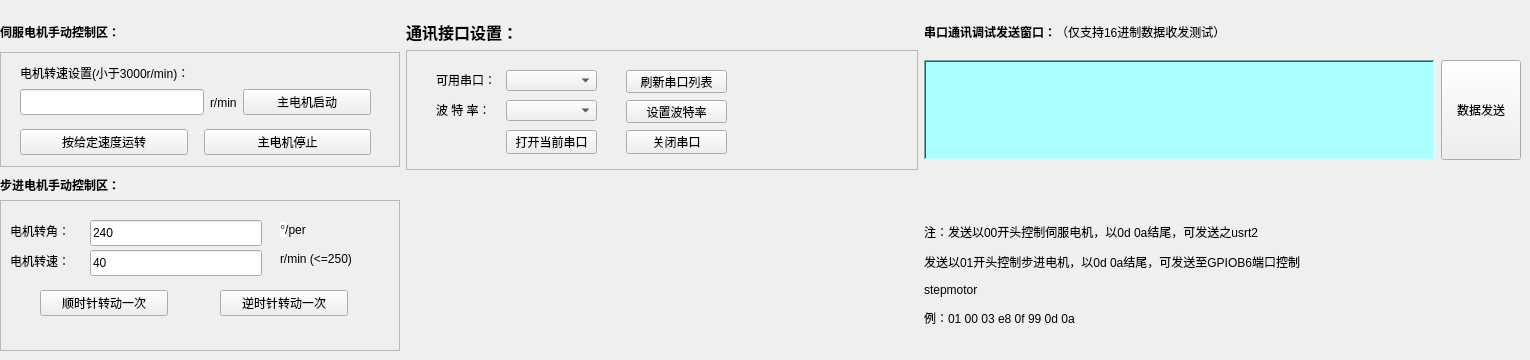
      <widget class="QWidget" name="servo_tab">
       <attribute name="title">
        <string>伺服控制区</string>
       </attribute>
       <widget class="QWidget" name="gridLayoutWidget">
        <property name="geometry">
         <rect>
          <x>0</x>
          <y>20</y>
          <width>1521</width>
          <height>331</height>
         </rect>
        </property>
        <layout class="QGridLayout" name="gridLayout">
         <item row="2" column="1">
          <widget class="QFrame" name="frame_5">
           <property name="minimumSize">
            <size>
             <width>0</width>
             <height>120</height>
            </size>
           </property>
           <property name="maximumSize">
            <size>
             <width>16777215</width>
             <height>120</height>
            </size>
           </property>
           <property name="frameShape">
            <enum>QFrame::StyledPanel</enum>
           </property>
           <property name="frameShadow">
            <enum>QFrame::Sunken</enum>
           </property>
           <widget class="QComboBox" name="show_serial_Box">
            <property name="geometry">
             <rect>
              <x>100</x>
              <y>20</y>
              <width>91</width>
              <height>21</height>
             </rect>
            </property>
           </widget>
           <widget class="QPushButton" name="get_serial_Btn">
            <property name="geometry">
             <rect>
              <x>220</x>
              <y>20</y>
              <width>101</width>
              <height>23</height>
             </rect>
            </property>
            <property name="text">
             <string>刷新串口列表</string>
            </property>
           </widget>
           <widget class="QComboBox" name="choose_baud_Box">
            <property name="geometry">
             <rect>
              <x>100</x>
              <y>50</y>
              <width>91</width>
              <height>21</height>
             </rect>
            </property>
           </widget>
           <widget class="QPushButton" name="set_baud_Btn">
            <property name="geometry">
             <rect>
              <x>220</x>
              <y>50</y>
              <width>101</width>
              <height>23</height>
             </rect>
            </property>
            <property name="text">
             <string>设置波特率</string>
            </property>
           </widget>
           <widget class="QLabel" name="label_6">
            <property name="geometry">
             <rect>
              <x>30</x>
              <y>20</y>
              <width>61</width>
              <height>20</height>
             </rect>
            </property>
            <property name="text">
             <string>可用串口：</string>
            </property>
           </widget>
           <widget class="QLabel" name="label_8">
            <property name="geometry">
             <rect>
              <x>30</x>
              <y>50</y>
              <width>61</width>
              <height>20</height>
             </rect>
            </property>
            <property name="text">
             <string>波 特 率：</string>
            </property>
           </widget>
           <widget class="QPushButton" name="open_port_Btn">
            <property name="geometry">
             <rect>
              <x>100</x>
              <y>80</y>
              <width>91</width>
              <height>24</height>
             </rect>
            </property>
            <property name="minimumSize">
             <size>
              <width>0</width>
              <height>24</height>
             </size>
            </property>
            <property name="maximumSize">
             <size>
              <width>16777215</width>
              <height>24</height>
             </size>
            </property>
            <property name="text">
             <string>打开当前串口</string>
            </property>
           </widget>
           <widget class="QPushButton" name="pushButton_2">
            <property name="geometry">
             <rect>
              <x>220</x>
              <y>80</y>
              <width>101</width>
              <height>24</height>
             </rect>
            </property>
            <property name="minimumSize">
             <size>
              <width>0</width>
              <height>24</height>
             </size>
            </property>
            <property name="maximumSize">
             <size>
              <width>16777215</width>
              <height>24</height>
             </size>
            </property>
            <property name="text">
             <string>关闭串口</string>
            </property>
           </widget>
          </widget>
         </item>
         <item row="2" column="3">
          <widget class="QPushButton" name="serial_test_Btn">
           <property name="sizePolicy">
            <sizepolicy hsizetype="Preferred" vsizetype="Fixed">
             <horstretch>0</horstretch>
             <verstretch>0</verstretch>
            </sizepolicy>
           </property>
           <property name="minimumSize">
            <size>
             <width>80</width>
             <height>100</height>
            </size>
           </property>
           <property name="maximumSize">
            <size>
             <width>80</width>
             <height>100</height>
            </size>
           </property>
           <property name="text">
            <string>数据发送</string>
           </property>
          </widget>
         </item>
         <item row="2" column="2">
          <widget class="QTextEdit" name="serial_send_textEdit">
           <property name="sizePolicy">
            <sizepolicy hsizetype="Preferred" vsizetype="Minimum">
             <horstretch>0</horstretch>
             <verstretch>0</verstretch>
            </sizepolicy>
           </property>
           <property name="minimumSize">
            <size>
             <width>0</width>
             <height>100</height>
            </size>
           </property>
           <property name="maximumSize">
            <size>
             <width>16777215</width>
             <height>100</height>
            </size>
           </property>
           <property name="styleSheet">
            <string notr="true">background-color: rgb(170, 255, 255);</string>
           </property>
           <property name="frameShape">
            <enum>QFrame::WinPanel</enum>
           </property>
          </widget>
         </item>
         <item row="2" column="0">
          <widget class="QFrame" name="frame_3">
           <property name="sizePolicy">
            <sizepolicy hsizetype="Fixed" vsizetype="Preferred">
             <horstretch>0</horstretch>
             <verstretch>0</verstretch>
            </sizepolicy>
           </property>
           <property name="minimumSize">
            <size>
             <width>400</width>
             <height>115</height>
            </size>
           </property>
           <property name="maximumSize">
            <size>
             <width>16777215</width>
             <height>115</height>
            </size>
           </property>
           <property name="frameShape">
            <enum>QFrame::StyledPanel</enum>
           </property>
           <property name="frameShadow">
            <enum>QFrame::Sunken</enum>
           </property>
           <widget class="QLabel" name="label_2">
            <property name="geometry">
             <rect>
              <x>20</x>
              <y>10</y>
              <width>231</width>
              <height>21</height>
             </rect>
            </property>
            <property name="text">
             <string>电机转速设置(小于3000r/min)：</string>
            </property>
           </widget>
           <widget class="QWidget" name="horizontalLayoutWidget_2">
            <property name="geometry">
             <rect>
              <x>20</x>
              <y>70</y>
              <width>351</width>
              <height>41</height>
             </rect>
            </property>
            <layout class="QHBoxLayout" name="horizontalLayout_3">
             <item>
              <widget class="QPushButton" name="m_start__Btn">
               <property name="minimumSize">
                <size>
                 <width>0</width>
                 <height>25</height>
                </size>
               </property>
               <property name="text">
                <string>按给定速度运转</string>
               </property>
              </widget>
             </item>
             <item>
              <spacer name="horizontalSpacer_5">
               <property name="orientation">
                <enum>Qt::Horizontal</enum>
               </property>
               <property name="sizeType">
                <enum>QSizePolicy::Fixed</enum>
               </property>
               <property name="sizeHint" stdset="0">
                <size>
                 <width>10</width>
                 <height>20</height>
                </size>
               </property>
              </spacer>
             </item>
             <item>
              <widget class="QPushButton" name="m_stop__Btn">
               <property name="minimumSize">
                <size>
                 <width>0</width>
                 <height>25</height>
                </size>
               </property>
               <property name="text">
                <string>主电机停止</string>
               </property>
              </widget>
             </item>
            </layout>
           </widget>
           <widget class="QWidget" name="layoutWidget">
            <property name="geometry">
             <rect>
              <x>20</x>
              <y>30</y>
              <width>351</width>
              <height>41</height>
             </rect>
            </property>
            <layout class="QHBoxLayout" name="horizontalLayout_5">
             <item>
              <widget class="QLineEdit" name="m_speed_input">
               <property name="minimumSize">
                <size>
                 <width>0</width>
                 <height>26</height>
                </size>
               </property>
               <property name="maximumSize">
                <size>
                 <width>16777215</width>
                 <height>26</height>
                </size>
               </property>
              </widget>
             </item>
             <item>
              <widget class="QLabel" name="label_10">
               <property name="text">
                <string>r/min</string>
               </property>
              </widget>
             </item>
             <item>
              <widget class="QPushButton" name="m_run_Btn">
               <property name="minimumSize">
                <size>
                 <width>128</width>
                 <height>26</height>
                </size>
               </property>
               <property name="maximumSize">
                <size>
                 <width>128</width>
                 <height>26</height>
                </size>
               </property>
               <property name="text">
                <string>主电机启动</string>
               </property>
              </widget>
             </item>
            </layout>
           </widget>
          </widget>
         </item>
         <item row="3" column="0">
          <widget class="QLabel" name="label_38">
           <property name="sizePolicy">
            <sizepolicy hsizetype="Preferred" vsizetype="Fixed">
             <horstretch>0</horstretch>
             <verstretch>0</verstretch>
            </sizepolicy>
           </property>
           <property name="text">
            <string>&lt;html&gt;&lt;head/&gt;&lt;body&gt;&lt;p&gt;&lt;span style=&quot; font-weight:600;&quot;&gt;步进电机手动控制区：&lt;/span&gt;&lt;/p&gt;&lt;/body&gt;&lt;/html&gt;</string>
           </property>
          </widget>
         </item>
         <item row="0" column="1">
          <widget class="QLabel" name="label_17">
           <property name="text">
            <string>&lt;html&gt;&lt;head/&gt;&lt;body&gt;&lt;p&gt;&lt;span style=&quot; font-size:12pt; font-weight:600;&quot;&gt;通讯接口设置：&lt;/span&gt;&lt;/p&gt;&lt;/body&gt;&lt;/html&gt;</string>
           </property>
          </widget>
         </item>
         <item row="5" column="0">
          <widget class="QFrame" name="frame_8">
           <property name="frameShape">
            <enum>QFrame::StyledPanel</enum>
           </property>
           <property name="frameShadow">
            <enum>QFrame::Raised</enum>
           </property>
           <widget class="QPushButton" name="step_run_ccw">
            <property name="geometry">
             <rect>
              <x>220</x>
              <y>90</y>
              <width>128</width>
              <height>26</height>
             </rect>
            </property>
            <property name="minimumSize">
             <size>
              <width>128</width>
              <height>26</height>
             </size>
            </property>
            <property name="maximumSize">
             <size>
              <width>128</width>
              <height>26</height>
             </size>
            </property>
            <property name="text">
             <string>逆时针转动一次</string>
            </property>
           </widget>
           <widget class="QLineEdit" name="step_angle_input">
            <property name="geometry">
             <rect>
              <x>90</x>
              <y>20</y>
              <width>172</width>
              <height>26</height>
             </rect>
            </property>
            <property name="minimumSize">
             <size>
              <width>0</width>
              <height>26</height>
             </size>
            </property>
            <property name="maximumSize">
             <size>
              <width>16777215</width>
              <height>26</height>
             </size>
            </property>
            <property name="text">
             <string>240</string>
            </property>
           </widget>
           <widget class="QPushButton" name="step_run_cw">
            <property name="geometry">
             <rect>
              <x>40</x>
              <y>90</y>
              <width>128</width>
              <height>26</height>
             </rect>
            </property>
            <property name="minimumSize">
             <size>
              <width>128</width>
              <height>26</height>
             </size>
            </property>
            <property name="maximumSize">
             <size>
              <width>128</width>
              <height>26</height>
             </size>
            </property>
            <property name="text">
             <string>顺时针转动一次</string>
            </property>
           </widget>
           <widget class="QLabel" name="label_32">
            <property name="geometry">
             <rect>
              <x>280</x>
              <y>10</y>
              <width>41</width>
              <height>39</height>
             </rect>
            </property>
            <property name="text">
             <string>&lt;html&gt;&lt;head/&gt;&lt;body&gt;&lt;p&gt;&lt;span style=&quot; font-family:'Arial','sans-serif'; font-size:13px; color:#222222; background-color:#ffffff;&quot;&gt;°&lt;/span&gt;/per&lt;/p&gt;&lt;/body&gt;&lt;/html&gt;</string>
            </property>
           </widget>
           <widget class="QLabel" name="label_34">
            <property name="geometry">
             <rect>
              <x>10</x>
              <y>20</y>
              <width>71</width>
              <height>21</height>
             </rect>
            </property>
            <property name="text">
             <string>电机转角：</string>
            </property>
           </widget>
           <widget class="QLabel" name="label_33">
            <property name="geometry">
             <rect>
              <x>280</x>
              <y>40</y>
              <width>101</width>
              <height>39</height>
             </rect>
            </property>
            <property name="text">
             <string>&lt;html&gt;&lt;head/&gt;&lt;body&gt;&lt;p&gt;r/min (&amp;lt;=250)&lt;/p&gt;&lt;/body&gt;&lt;/html&gt;</string>
            </property>
           </widget>
           <widget class="QLabel" name="label_35">
            <property name="geometry">
             <rect>
              <x>10</x>
              <y>50</y>
              <width>71</width>
              <height>21</height>
             </rect>
            </property>
            <property name="text">
             <string>电机转速：</string>
            </property>
           </widget>
           <widget class="QLineEdit" name="step_speed_input">
            <property name="geometry">
             <rect>
              <x>90</x>
              <y>50</y>
              <width>172</width>
              <height>26</height>
             </rect>
            </property>
            <property name="minimumSize">
             <size>
              <width>0</width>
              <height>26</height>
             </size>
            </property>
            <property name="maximumSize">
             <size>
              <width>16777215</width>
              <height>26</height>
             </size>
            </property>
            <property name="text">
             <string>40</string>
            </property>
           </widget>
          </widget>
         </item>
         <item row="0" column="0">
          <widget class="QLabel" name="label_11">
           <property name="sizePolicy">
            <sizepolicy hsizetype="Preferred" vsizetype="Fixed">
             <horstretch>0</horstretch>
             <verstretch>0</verstretch>
            </sizepolicy>
           </property>
           <property name="text">
            <string>&lt;html&gt;&lt;head/&gt;&lt;body&gt;&lt;p&gt;&lt;span style=&quot; font-weight:600;&quot;&gt;伺服电机手动控制区：&lt;/span&gt;&lt;/p&gt;&lt;/body&gt;&lt;/html&gt;</string>
           </property>
          </widget>
         </item>
         <item row="0" column="2">
          <widget class="QLabel" name="label_state_2">
           <property name="text">
            <string>&lt;html&gt;&lt;head/&gt;&lt;body&gt;&lt;p&gt;&lt;span style=&quot; font-weight:600;&quot;&gt;串口通讯调试发送窗口：&lt;/span&gt;（仅支持16进制数据收发测试）&lt;/p&gt;&lt;/body&gt;&lt;/html&gt;</string>
           </property>
          </widget>
         </item>
         <item row="5" column="2">
          <widget class="QLabel" name="label_30">
           <property name="text">
            <string>&lt;html&gt;&lt;head/&gt;&lt;body&gt;&lt;p&gt;注：发送以00开头控制伺服电机，以0d 0a结尾，可发送之usrt2&lt;/p&gt;&lt;p&gt;发送以01开头控制步进电机，以0d 0a结尾，可发送至GPIOB6端口控制 &lt;/p&gt;&lt;p&gt;stepmotor&lt;/p&gt;&lt;p&gt;例：01 00 03 e8 0f 99 0d 0a&lt;/p&gt;&lt;/body&gt;&lt;/html&gt;</string>
           </property>
          </widget>
         </item>
        </layout>
       </widget>
      </widget>
